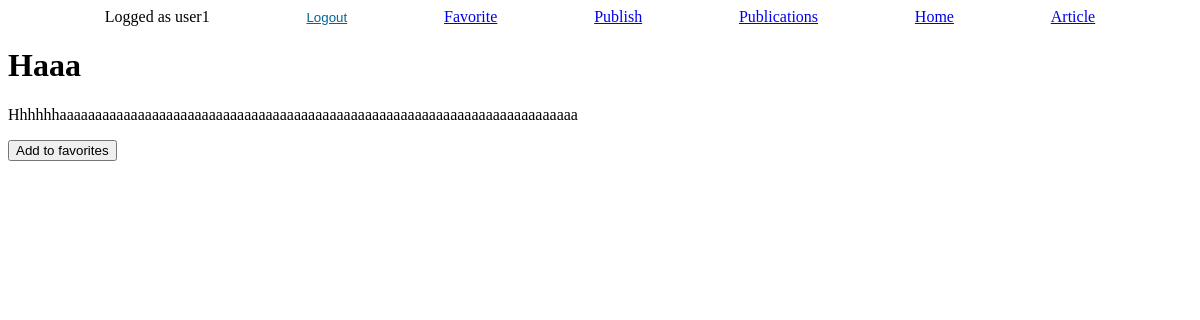
Page /detail/6/ (signed in) on the earlier database version.
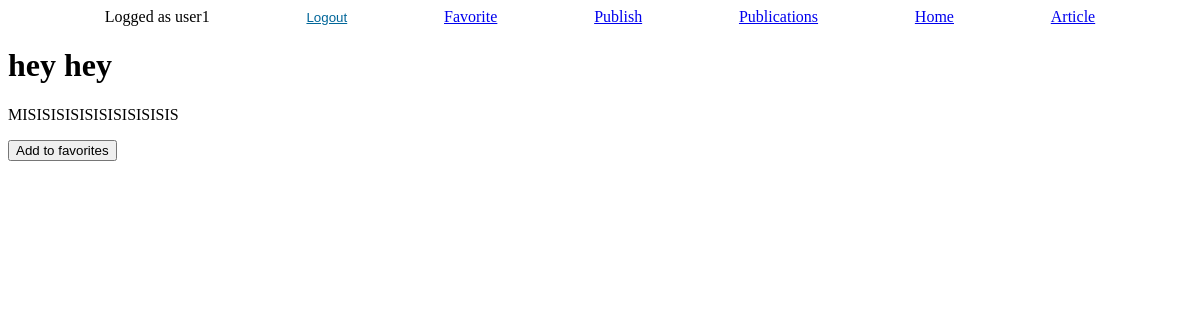
Same page on the later database version.
### articles/models.py (models this page shows, shortened)
class Article(models.Model):
    title = models.CharField(max_length=64)
    author = models.ForeignKey(User, on_delete=models.CASCADE)
    created = models.DateTimeField(auto_now_add=True)
    synopsis = models.CharField(max_length=312)
    content = models.TextField()

### articles/views.py (the view, shortened to what this page needs)
# urls.py: path('detail/<int:pk>/', Detail.as_view(), name='article-detail'),
class Detail(LoginRequiredMixin, DetailView):
        model = Article
        template_name = 'ArticleDetailView.html'

### articles/templates/ArticleDetailView.html (shortened to what this page needs)
{% extends "base_generic.html" %}
{% block content %}
  <h1>{{ article.title }}</h1>
  <p>{{ article.content }}</p>
<form method="post">
  <input type="submit" value="Add to favorites">
</form>
{% endblock %}

Differences in the rows shown:
changed Article: title "Haaa" → "hey hey"; content "Hhhhhhaaaaaaaaaaaaaaaaaaaaaaaaaaaaaaaaaaaaaaaaaaaaaaaaaaaaaaaaaaaaaaaaaaaaaaaaa" → "MISISISISISISISISISISIS"
